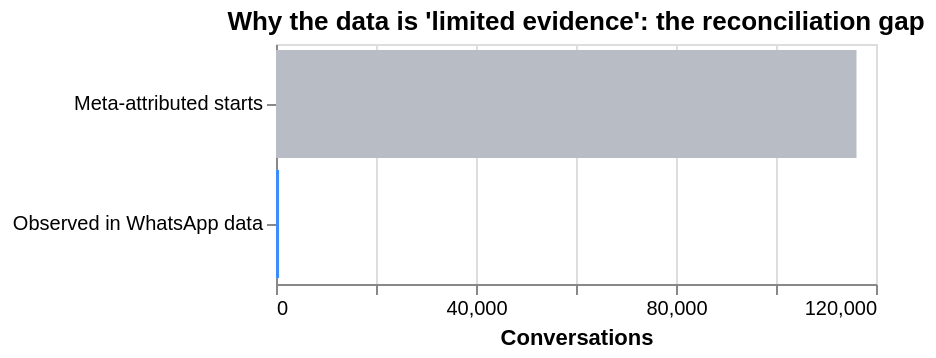

Notebook cell for this chart:
### Markdown cell above
**What to look at:** only a tiny fraction reconciles. That's why every downstream
answer is treated as **"limited evidence"** — describing the *observed sample*, not
the whole truth. The chart makes the gap obvious:

### Code cell
recon = pd.DataFrame({
    "Source": ["Meta-attributed starts", "Observed in WhatsApp data"],
    "Conversations": [quality.meta_conversation_starts, quality.observed_meta_whatsapp_conversations],
})
alt.Chart(recon).mark_bar().encode(
    x=alt.X("Conversations:Q", title="Conversations"),
    y=alt.Y("Source:N", title=None, sort="-x"),
    color=alt.Color("Source:N", legend=None, scale=alt.Scale(range=["#B8BCC4", "#3D8DFF"])),
    tooltip=["Source:N", alt.Tooltip("Conversations:Q", format=",")],
).properties(height=120, title="Why the data is 'limited evidence': the reconciliation gap")

### Figure 1 — Vega-Lite specification as saved in the notebook (floating-point values rounded to 4 significant figures)
{"$schema": "https://vega.github.io/schema/vega-lite/v5.20.1.json", "config": {"view": {"continuousHeight": 300, "continuousWidth": 300}}, "data": {"name": "data-631700511d057bf0d74885d5d6466617"}, "datasets": {"data-631700511d057bf0d74885d5d6466617": [{"Conversations": 116098, "Source": "Meta-attributed starts"}, {"Conversations": 617, "Source": "Observed in WhatsApp data"}]}, "encoding": {"color": {"field": "Source", "legend": null, "scale": {"range": ["#B8BCC4", "#3D8DFF"]}, "type": "nominal"}, "tooltip": [{"field": "Source", "type": "nominal"}, {"field": "Conversations", "format": ",", "type": "quantitative"}], "x": {"field": "Conversations", "title": "Conversations", "type": "quantitative"}, "y": {"field": "Source", "sort": "-x", "title": null, "type": "nominal"}}, "height": 120, "mark": {"type": "bar"}, "title": "Why the data is 'limited evidence': the reconciliation gap"}
